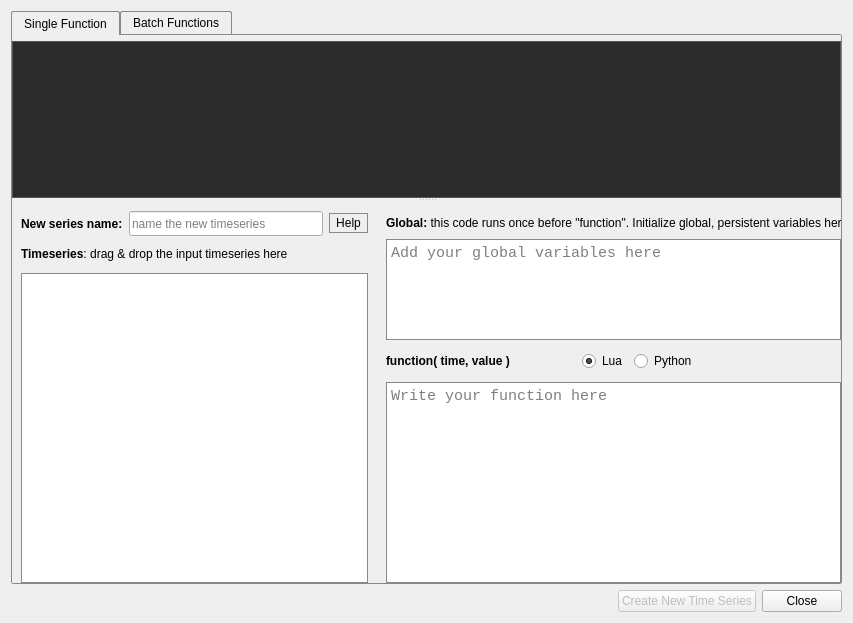
<?xml version="1.0" encoding="UTF-8"?>
<ui version="4.0">
 <class>TransformEditorDialog</class>
 <widget class="QWidget" name="TransformEditorDialog">
  <property name="minimumSize">
   <size><width>480</width><height>420</height></size>
  </property>
  <property name="windowTitle">
   <string>Transform Editor</string>
  </property>
  <layout class="QVBoxLayout" name="verticalLayout_3">

   <!-- ==================== Tab Widget ==================== -->
   <item>
    <widget class="QTabWidget" name="tabWidget">
     <property name="currentIndex"><number>0</number></property>
     <property name="styleSheet">
      <string notr="true">
QTabWidget::pane {
    border: 1px solid #888;
    top: -1px;
    border-radius: 2px;
    border-top-left-radius: 0px;
}
QTabBar::tab {
    padding: 4px 12px;
    border: 1px solid #888;
    border-bottom: none;
    border-top-left-radius: 2px;
    border-top-right-radius: 2px;
    min-width: 10ex;
}
QTabBar::tab:selected {
    background: palette(window);
}
QTabBar::tab:!selected {
    background: transparent;
    border-bottom: 1px solid #888;
}
      </string>
     </property>

     <!-- ==================== Tab 1: Single Function ==================== -->
     <widget class="QWidget" name="tab">
      <attribute name="title"><string>Single Function</string></attribute>
      <layout class="QVBoxLayout" name="verticalLayout_5">
       <property name="leftMargin"><number>0</number></property>
       <property name="topMargin"><number>0</number></property>
       <property name="rightMargin"><number>0</number></property>
       <property name="bottomMargin"><number>0</number></property>

       <!-- Wrapped in a QScrollArea: PJ3 keeps this same preview/controls QSplitter
            but floats the editor as a fixed-minimum dialog, so it can never be
            squeezed small enough for the splitter panes to overlap. PJ4 hosts it as
            an embedded panel that CAN be squeezed below its minimum, so the scroll
            area gives the same guarantee: below the minimum, scrollbars appear instead
            of the panes stacking; above it, the splitter is user-resizable as before. -->
       <item>
        <widget class="QScrollArea" name="scrollAreaSingle">
         <property name="frameShape"><enum>QFrame::NoFrame</enum></property>
         <property name="widgetResizable"><bool>true</bool></property>
         <widget class="QWidget" name="scrollAreaSingleContents">
          <layout class="QVBoxLayout" name="scrollAreaSingleLayout">
           <property name="leftMargin"><number>0</number></property>
           <property name="topMargin"><number>0</number></property>
           <property name="rightMargin"><number>0</number></property>
           <property name="bottomMargin"><number>0</number></property>
           <item>
        <widget class="QSplitter" name="previewSplitter">
         <property name="orientation"><enum>Qt::Vertical</enum></property>
         <property name="childrenCollapsible"><bool>false</bool></property>
         <!-- Preview pane: the chart and the validation terminal share ONE splitter
              panel (this container), so toggling between them keeps the area's size
              fixed - resizing the splitter applies to both views identically. -->
         <widget class="QWidget" name="previewContainer" native="true">
          <property name="minimumSize"><size><width>0</width><height>80</height></size></property>
          <layout class="QVBoxLayout" name="previewContainerLayout">
           <property name="leftMargin"><number>0</number></property>
           <property name="topMargin"><number>0</number></property>
           <property name="rightMargin"><number>0</number></property>
           <property name="bottomMargin"><number>0</number></property>
           <item>
            <widget class="QFrame" name="framePlotPreview">
             <property name="frameShape"><enum>QFrame::StyledPanel</enum></property>
             <property name="frameShadow"><enum>QFrame::Sunken</enum></property>
            </widget>
           </item>
           <item>
            <!-- Validation terminal (PJ3 parity): mutually exclusive with the chart;
                 shown only while there are blocking problems. -->
            <widget class="QPlainTextEdit" name="terminalPlainText">
             <property name="readOnly"><bool>true</bool></property>
             <property name="styleSheet">
              <string notr="true">QPlainTextEdit { background-color: #2b2b2b; color: #f0f0f0; border: 1px solid #555; }</string>
             </property>
             <property name="font"><font><family>DejaVu Sans Mono</family><pointsize>10</pointsize></font></property>
            </widget>
           </item>
          </layout>
         </widget>
         <widget class="QWidget" name="controlsPane" native="true">
          <layout class="QHBoxLayout" name="horizontalLayout_5" stretch="4,5">
           <property name="spacing"><number>10</number></property>

         <!-- LEFT COLUMN -->
         <item>
          <widget class="QWidget" name="leftWidget" native="true">
           <property name="minimumSize"><size><width>295</width><height>0</height></size></property>
           <layout class="QVBoxLayout" name="leftLayout">
            <property name="rightMargin"><number>8</number></property>
            <!-- Match the right column (verticalLayout, bottomMargin 0) so the
                 Timeseries table and the function editor share a flush bottom edge. -->
            <property name="bottomMargin"><number>0</number></property>

            <!-- Name row: label + name field + Help (left column) -->
            <item>
             <layout class="QHBoxLayout" name="horizontalLayout_3" stretch="0,1,0">
              <item>
               <widget class="QLabel" name="label_name">
                <property name="minimumSize"><size><width>0</width><height>25</height></size></property>
                <property name="font"><font><weight>75</weight><bold>true</bold></font></property>
                <property name="toolTip">
                 <string>&lt;html&gt;&lt;head/&gt;&lt;body&gt;&lt;p&gt;Name of the new time series.&lt;/p&gt;&lt;/body&gt;&lt;/html&gt;</string>
                </property>
                <property name="text"><string>New series name:</string></property>
               </widget>
              </item>
              <item>
               <widget class="QLineEdit" name="nameLineEdit">
                <property name="minimumSize"><size><width>0</width><height>25</height></size></property>
                <property name="placeholderText"><string>name the new timeseries</string></property>
               </widget>
              </item>
              <item>
               <widget class="QPushButton" name="pushButtonHelp">
                <property name="maximumSize"><size><width>50</width><height>16777215</height></size></property>
                <property name="text"><string>Help</string></property>
                <property name="styleSheet"><string notr="true">QPushButton { border: 1px solid #888; padding: 2px 6px; }</string></property>
               </widget>
              </item>
             </layout>
            </item>

            <!-- Input timeseries label + delete button -->
            <item>
             <layout class="QHBoxLayout" name="horizontalLayout_4" stretch="1,0">
              <property name="leftMargin"><number>0</number></property>
              <property name="topMargin"><number>0</number></property>
              <item>
               <widget class="QLabel" name="label_linkeChannel">
                <property name="minimumSize"><size><width>0</width><height>25</height></size></property>
                <property name="text">
                 <string>&lt;html&gt;&lt;head/&gt;&lt;body&gt;&lt;p&gt;&lt;span style=&quot; font-weight:700;&quot;&gt;Timeseries&lt;/span&gt;: drag &amp;amp; drop the input timeseries here&lt;/p&gt;&lt;/body&gt;&lt;/html&gt;</string>
                </property>
                <property name="wordWrap"><bool>false</bool></property>
               </widget>
              </item>
              <item>
               <widget class="QPushButton" name="pushButtonDeleteCurves">
                <property name="minimumSize"><size><width>24</width><height>24</height></size></property>
                <property name="maximumSize"><size><width>24</width><height>24</height></size></property>
                <property name="toolTip">
                 <string>&lt;html&gt;&lt;head/&gt;&lt;body&gt;&lt;p&gt;Remove the selected time series (or all, if none selected).&lt;/p&gt;&lt;/body&gt;&lt;/html&gt;</string>
                </property>
                <property name="text"><string/></property>
                <property name="icon">
                 <iconset><normaloff>:/resources/svg/trash.svg</normaloff>:/resources/svg/trash.svg</iconset>
                </property>
                <property name="iconSize"><size><width>22</width><height>22</height></size></property>
                <property name="flat"><bool>true</bool></property>
               </widget>
              </item>
             </layout>
            </item>

            <!-- Sources table: one row per dragged series; the radio marks which
                 one provides "value", the rest become v1, v2, ... in order. -->
            <item>
             <widget class="QTableWidget" name="tableSources">
             <property name="minimumSize"><size><width>0</width><height>40</height></size></property>
              <property name="toolTip">
               <string>&lt;html&gt;&lt;head/&gt;&lt;body&gt;&lt;p&gt;Drag &amp;amp; drop timeseries here. Pick the radio to set which one is &lt;span style=&quot; font-weight:600;&quot;&gt;value&lt;/span&gt;.&lt;/p&gt;&lt;/body&gt;&lt;/html&gt;</string>
              </property>
              <property name="styleSheet">
               <string notr="true">QTableWidget { border: 1px solid #888; }</string>
              </property>
              <property name="selectionBehavior"><enum>QAbstractItemView::SelectRows</enum></property>
              <property name="editTriggers"><set>QAbstractItemView::NoEditTriggers</set></property>
              <attribute name="horizontalHeaderVisible"><bool>false</bool></attribute>
              <attribute name="verticalHeaderVisible"><bool>false</bool></attribute>
             </widget>
            </item>

            <!-- The function library + preview now live in a dedicated dialog opened
                 by the apps-box button in the function() row (cloned from PJ3's
                 buttonLibraryBox); they no longer sit inline in this column. -->

           </layout>
          </widget>
         </item>

         <!-- RIGHT COLUMN -->
         <item>
          <widget class="QWidget" name="rightWidget" native="true">
           <property name="minimumSize"><size><width>295</width><height>0</height></size></property>
           <layout class="QVBoxLayout" name="verticalLayout">
            <property name="leftMargin"><number>0</number></property>
            <property name="topMargin"><number>0</number></property>
            <property name="rightMargin"><number>0</number></property>
            <property name="bottomMargin"><number>0</number></property>

            <!-- Global vars label -->
            <item>
             <layout class="QHBoxLayout" name="horizontalLayout_6">
              <property name="topMargin"><number>11</number></property>
              <item>
               <widget class="QLabel" name="label">
                <property name="text">
                 <string>&lt;html&gt;&lt;head/&gt;&lt;body&gt;&lt;p&gt;&lt;span style=&quot; font-weight:700;&quot;&gt;Global:&lt;/span&gt; this code runs once before &amp;quot;function&amp;quot;. Initialize global, persistent variables here.&lt;/p&gt;&lt;/body&gt;&lt;/html&gt;</string>
                </property>
                <property name="wordWrap"><bool>false</bool></property>
               </widget>
              </item>
              <item>
               <spacer name="horizontalSpacer_3">
                <property name="orientation"><enum>Qt::Horizontal</enum></property>
                <property name="sizeHint" stdset="0"><size><width>40</width><height>20</height></size></property>
               </spacer>
              </item>
             </layout>
            </item>

            <!-- Code editors -->
            <item>
             <widget class="QWidget" name="widget_2" native="true">
              <layout class="QVBoxLayout" name="verticalLayout_4" stretch="1,0,2">
               <property name="leftMargin"><number>0</number></property>
               <property name="topMargin"><number>0</number></property>
               <property name="rightMargin"><number>0</number></property>
               <property name="bottomMargin"><number>0</number></property>
               <item>
                <widget class="QPlainTextEdit" name="globalVarsText">
                 <property name="toolTip">
                  <string>&lt;html&gt;&lt;head/&gt;&lt;body&gt;&lt;p&gt;Portion of code outside the function.&lt;/p&gt;&lt;p&gt;Useful to add global variables.&lt;/p&gt;&lt;/body&gt;&lt;/html&gt;</string>
                 </property>
                 <property name="styleSheet">
                  <string notr="true">QPlainTextEdit { border: 1px solid #888; }</string>
                 </property>
                 <property name="placeholderText"><string>Add your global variables here</string></property>
                 <property name="font"><font><family>Monospace</family><pointsize>11</pointsize></font></property>
                </widget>
               </item>
               <item>
                <layout class="QHBoxLayout" name="functionLabelRow">
                 <item>
                  <widget class="QLabel" name="labelFunction">
                   <property name="font"><font><weight>75</weight><bold>true</bold></font></property>
                   <property name="text"><string>function( time, value )</string></property>
                  </widget>
                 </item>
                 <item>
                  <spacer name="functionLabelSpacer">
                   <property name="orientation"><enum>Qt::Horizontal</enum></property>
                   <property name="sizeHint" stdset="0"><size><width>40</width><height>20</height></size></property>
                  </spacer>
                 </item>
                 <item>
                  <widget class="QRadioButton" name="luaButton">
                   <property name="text"><string>Lua</string></property>
                   <property name="checked"><bool>true</bool></property>
                  </widget>
                 </item>
                 <item>
                  <widget class="QRadioButton" name="pythonButton">
                   <property name="text"><string>Python</string></property>
                  </widget>
                 </item>
                 <item>
                  <widget class="QPushButton" name="buttonLoadFunctions">
                   <property name="minimumSize"><size><width>30</width><height>30</height></size></property>
                   <property name="maximumSize"><size><width>30</width><height>30</height></size></property>
                   <property name="toolTip">
                    <string>&lt;html&gt;&lt;head/&gt;&lt;body&gt;&lt;p&gt;Import functions from a XML library.&lt;/p&gt;&lt;/body&gt;&lt;/html&gt;</string>
                   </property>
                   <property name="text"><string/></property>
                   <property name="icon">
                    <iconset><normaloff>:/resources/svg/import.svg</normaloff>:/resources/svg/import.svg</iconset>
                   </property>
                   <property name="iconSize"><size><width>26</width><height>26</height></size></property>
                   <property name="flat"><bool>true</bool></property>
                  </widget>
                 </item>
                 <item>
                  <widget class="QPushButton" name="buttonSaveFunctions">
                   <property name="minimumSize"><size><width>30</width><height>30</height></size></property>
                   <property name="maximumSize"><size><width>30</width><height>30</height></size></property>
                   <property name="toolTip">
                    <string>&lt;html&gt;&lt;head/&gt;&lt;body&gt;&lt;p&gt;Export functions from a XML library.&lt;/p&gt;&lt;/body&gt;&lt;/html&gt;</string>
                   </property>
                   <property name="text"><string/></property>
                   <property name="icon">
                    <iconset><normaloff>:/resources/svg/export.svg</normaloff>:/resources/svg/export.svg</iconset>
                   </property>
                   <property name="iconSize"><size><width>26</width><height>26</height></size></property>
                   <property name="flat"><bool>true</bool></property>
                  </widget>
                 </item>
                 <item>
                  <widget class="QPushButton" name="buttonSaveCurrent">
                   <property name="minimumSize"><size><width>30</width><height>30</height></size></property>
                   <property name="maximumSize"><size><width>30</width><height>30</height></size></property>
                   <property name="toolTip">
                    <string>&lt;html&gt;&lt;head/&gt;&lt;body&gt;&lt;p&gt;Save the current function in the library.&lt;/p&gt;&lt;/body&gt;&lt;/html&gt;</string>
                   </property>
                   <property name="text"><string/></property>
                   <property name="icon">
                    <iconset><normaloff>:/resources/svg/save.svg</normaloff>:/resources/svg/save.svg</iconset>
                   </property>
                   <property name="iconSize"><size><width>26</width><height>26</height></size></property>
                   <property name="flat"><bool>true</bool></property>
                  </widget>
                 </item>
                 <item>
                  <widget class="QPushButton" name="buttonLibraryBox">
                   <property name="minimumSize"><size><width>30</width><height>30</height></size></property>
                   <property name="maximumSize"><size><width>30</width><height>30</height></size></property>
                   <property name="toolTip">
                    <string>&lt;html&gt;&lt;head/&gt;&lt;body&gt;&lt;p&gt;Browse and manage available functions.&lt;/p&gt;&lt;/body&gt;&lt;/html&gt;</string>
                   </property>
                   <property name="text"><string/></property>
                   <property name="icon">
                    <iconset><normaloff>:/resources/svg/apps_box.svg</normaloff>:/resources/svg/apps_box.svg</iconset>
                   </property>
                   <property name="iconSize"><size><width>26</width><height>26</height></size></property>
                   <property name="flat"><bool>true</bool></property>
                  </widget>
                 </item>
                </layout>
               </item>
               <item>
                <widget class="QPlainTextEdit" name="functionText">
                 <property name="toolTip">
                  <string>&lt;html&gt;&lt;head/&gt;&lt;body&gt;&lt;p&gt;Write your function implementation here. &lt;/p&gt;&lt;p&gt;It &lt;span style=&quot; font-weight:600;&quot;&gt;must&lt;/span&gt; return a new value.&lt;/p&gt;&lt;/body&gt;&lt;/html&gt;</string>
                 </property>
                 <property name="styleSheet">
                  <string notr="true">QPlainTextEdit { border: 1px solid #888; }</string>
                 </property>
                 <property name="placeholderText"><string>Write your function here</string></property>
                 <property name="font"><font><family>Monospace</family><pointsize>11</pointsize></font></property>
                </widget>
               </item>
              </layout>
             </widget>
            </item>

           </layout>
          </widget>
         </item>

          </layout>
         </widget>
        </widget>
           </item>
          </layout>
         </widget>
        </widget>
       </item>
      </layout>
     </widget>

     <!-- ==================== Tab 2: Batch Functions ==================== -->
     <widget class="QWidget" name="tab_2">
      <attribute name="title"><string>Batch Functions</string></attribute>
      <layout class="QVBoxLayout" name="verticalLayout_9">
       <item>
        <layout class="QHBoxLayout" name="batchColumnsLayout" stretch="4,5">
         <property name="spacing"><number>10</number></property>

         <!-- LEFT: source list -->
         <item>
          <layout class="QVBoxLayout" name="verticalLayout_6">
           <property name="rightMargin"><number>10</number></property>
           <item>
            <widget class="QLabel" name="label_6">
             <property name="text"><string>Input time series. Select them using the filter box.</string></property>
             <property name="wordWrap"><bool>true</bool></property>
            </widget>
           </item>
           <item>
            <layout class="QHBoxLayout" name="horizontalLayout_7">
             <item>
              <widget class="QLabel" name="label_3">
               <property name="text"><string>Filter:</string></property>
              </widget>
             </item>
             <item>
              <widget class="QLineEdit" name="lineEditTab2Filter"/>
             </item>
            </layout>
           </item>
           <item>
            <layout class="QHBoxLayout" name="horizontalLayout_10">
             <property name="bottomMargin"><number>8</number></property>
             <item>
              <widget class="QRadioButton" name="radioButtonContains">
               <property name="text"><string>Contains</string></property>
              </widget>
             </item>
             <item>
              <widget class="QRadioButton" name="radioButtonWildcard">
               <property name="text"><string>Wildcard</string></property>
               <property name="checked"><bool>true</bool></property>
              </widget>
             </item>
             <item>
              <widget class="QRadioButton" name="radioButtonRegExp">
               <property name="text"><string>RegExp</string></property>
              </widget>
             </item>
             <item>
              <spacer name="horizontalSpacer_5">
               <property name="orientation"><enum>Qt::Horizontal</enum></property>
               <property name="sizeHint" stdset="0"><size><width>40</width><height>20</height></size></property>
              </spacer>
             </item>
            </layout>
           </item>
           <item>
            <widget class="QListWidget" name="listBatchSources">
             <property name="styleSheet">
              <string notr="true">QListWidget { border: 1px solid #888; }</string>
             </property>
            </widget>
           </item>
           <!-- Validation terminal (PJ3 parity): under the input list. Shows the
                blocking problems; hidden (setVisible false) once the batch is valid,
                at which point Create is enabled. -->
           <item>
            <widget class="QPlainTextEdit" name="terminalBatchPlainText">
             <property name="minimumSize"><size><width>0</width><height>90</height></size></property>
             <property name="maximumSize"><size><width>16777215</width><height>140</height></size></property>
             <property name="readOnly"><bool>true</bool></property>
             <property name="styleSheet">
              <string notr="true">QPlainTextEdit { background-color: #2b2b2b; color: #f0f0f0; border: 1px solid #555; }</string>
             </property>
             <property name="font"><font><family>DejaVu Sans Mono</family><pointsize>10</pointsize></font></property>
            </widget>
           </item>
          </layout>
         </item>

         <!-- RIGHT: batch function editor -->
         <item>
          <widget class="QWidget" name="rightWidget_2" native="true">
           <property name="minimumSize"><size><width>295</width><height>0</height></size></property>
           <layout class="QVBoxLayout" name="verticalLayout_7">
            <property name="leftMargin"><number>10</number></property>
            <property name="topMargin"><number>0</number></property>
            <property name="rightMargin"><number>0</number></property>
            <property name="bottomMargin"><number>0</number></property>

            <item>
             <widget class="QLabel" name="label_8">
              <property name="text">
               <string>&lt;html&gt;&lt;head/&gt;&lt;body&gt;&lt;p&gt;Apply the Lua function below to &lt;span style=&quot; font-weight:600;&quot;&gt;all &lt;/span&gt;the series on the left table.&lt;br/&gt;Specify the prefix/suffix to be added to the original name.&lt;/p&gt;&lt;/body&gt;&lt;/html&gt;</string>
              </property>
              <property name="wordWrap"><bool>true</bool></property>
             </widget>
            </item>
            <item>
             <widget class="Line" name="line">
              <property name="orientation"><enum>Qt::Horizontal</enum></property>
             </widget>
            </item>

            <!-- Prefix/Suffix row -->
            <item>
             <layout class="QHBoxLayout" name="horizontalLayout_8">
              <item>
               <widget class="QRadioButton" name="radioButtonPrefix">
                <property name="text"><string>Prefix</string></property>
               </widget>
              </item>
              <item>
               <widget class="QRadioButton" name="radioButtonSuffix">
                <property name="text"><string>Suffix</string></property>
                <property name="checked"><bool>true</bool></property>
               </widget>
              </item>
              <item>
               <widget class="QLineEdit" name="suffixLineEdit">
                <property name="minimumSize"><size><width>0</width><height>25</height></size></property>
                <property name="placeholderText"><string>prefix / suffix to add to the names</string></property>
               </widget>
              </item>
             </layout>
            </item>

            <!-- Global vars label -->
            <item>
             <layout class="QHBoxLayout" name="horizontalLayout_9">
              <property name="topMargin"><number>11</number></property>
              <item>
               <widget class="QLabel" name="label_4">
                <property name="text">
                 <string>&lt;html&gt;&lt;head/&gt;&lt;body&gt;&lt;p&gt;&lt;span style=&quot; font-weight:700;&quot;&gt;Global:&lt;/span&gt; this code runs once before &amp;quot;function&amp;quot;. Initialize global, persistent variables here.&lt;/p&gt;&lt;/body&gt;&lt;/html&gt;</string>
                </property>
                <property name="wordWrap"><bool>false</bool></property>
               </widget>
              </item>
              <item>
               <spacer name="horizontalSpacer_4">
                <property name="orientation"><enum>Qt::Horizontal</enum></property>
                <property name="sizeHint" stdset="0"><size><width>40</width><height>20</height></size></property>
               </spacer>
              </item>
             </layout>
            </item>

            <!-- Batch code editors -->
            <item>
             <widget class="QWidget" name="widget_3" native="true">
              <layout class="QVBoxLayout" name="verticalLayout_8" stretch="1,0,2">
               <property name="leftMargin"><number>0</number></property>
               <property name="topMargin"><number>0</number></property>
               <property name="rightMargin"><number>0</number></property>
               <property name="bottomMargin"><number>0</number></property>
               <item>
                <widget class="QPlainTextEdit" name="globalVarsTextBatch">
                 <property name="toolTip">
                  <string>&lt;html&gt;&lt;head/&gt;&lt;body&gt;&lt;p&gt;Portion of code outside the function.&lt;/p&gt;&lt;p&gt;Useful to add global variables.&lt;/p&gt;&lt;/body&gt;&lt;/html&gt;</string>
                 </property>
                 <property name="styleSheet">
                  <string notr="true">QPlainTextEdit { border: 1px solid #888; }</string>
                 </property>
                 <property name="placeholderText"><string>Add your global variables here</string></property>
                 <property name="font"><font><family>Monospace</family><pointsize>11</pointsize></font></property>
                </widget>
               </item>
               <item>
                <layout class="QHBoxLayout" name="functionLabelRowBatch">
                 <item>
                  <widget class="QLabel" name="labelFunction_2">
                   <property name="font"><font><weight>75</weight><bold>true</bold></font></property>
                   <property name="text"><string>function( time, value )</string></property>
                  </widget>
                 </item>
                 <item>
                  <spacer name="functionLabelSpacerBatch">
                   <property name="orientation"><enum>Qt::Horizontal</enum></property>
                   <property name="sizeHint" stdset="0"><size><width>40</width><height>20</height></size></property>
                  </spacer>
                 </item>
                 <item>
                  <widget class="QRadioButton" name="luaBatchButton">
                   <property name="text"><string>Lua</string></property>
                   <property name="checked"><bool>true</bool></property>
                  </widget>
                 </item>
                 <item>
                  <widget class="QRadioButton" name="pythonBatchButton">
                   <property name="text"><string>Python</string></property>
                  </widget>
                 </item>
                </layout>
               </item>
               <item>
                <widget class="QPlainTextEdit" name="functionTextBatch">
                 <property name="toolTip">
                  <string>&lt;html&gt;&lt;head/&gt;&lt;body&gt;&lt;p&gt;Write your function implementation here. &lt;/p&gt;&lt;p&gt;It &lt;span style=&quot; font-weight:600;&quot;&gt;must&lt;/span&gt; return a new value.&lt;/p&gt;&lt;/body&gt;&lt;/html&gt;</string>
                 </property>
                 <property name="styleSheet">
                  <string notr="true">QPlainTextEdit { border: 1px solid #888; }</string>
                 </property>
                 <property name="placeholderText"><string>Write your function here</string></property>
                 <property name="font"><font><family>Monospace</family><pointsize>11</pointsize></font></property>
                </widget>
               </item>
              </layout>
             </widget>
            </item>

           </layout>
          </widget>
         </item>

        </layout>
       </item>
      </layout>
     </widget>

    </widget>
   </item>

   <!-- ==================== Bottom buttons ==================== -->
   <item>
    <layout class="QHBoxLayout" name="horizontalLayout">
     <item>
      <spacer name="horizontalSpacer">
       <property name="orientation"><enum>Qt::Horizontal</enum></property>
       <property name="sizeHint" stdset="0"><size><width>40</width><height>20</height></size></property>
      </spacer>
     </item>
     <item>
      <widget class="QPushButton" name="pushButtonCreate">
       <property name="enabled"><bool>false</bool></property>
       <property name="text"><string>Create New Time Series</string></property>
       <property name="default"><bool>true</bool></property>
      </widget>
     </item>
     <item>
      <widget class="QPushButton" name="pushButtonCancel">
       <property name="text"><string>Close</string></property>
      </widget>
     </item>
    </layout>
   </item>

  </layout>
 </widget>
</ui>
